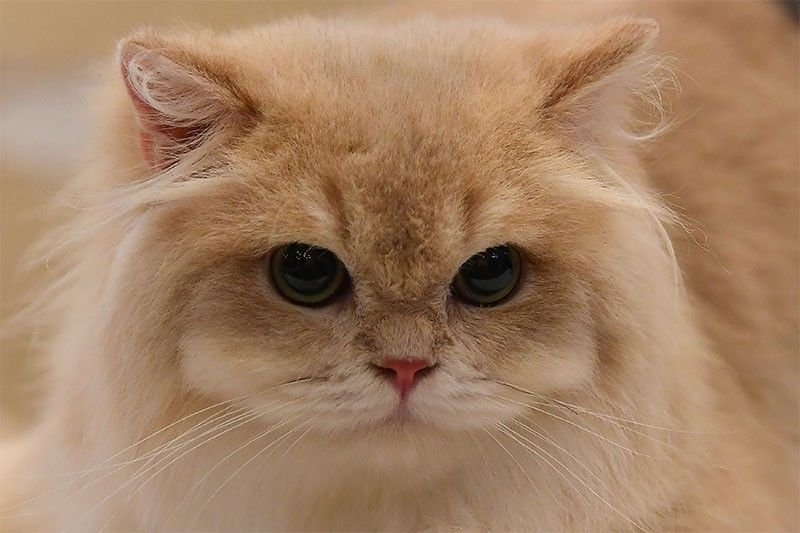
#> input picture cat.jpg, 800 x 533 px
$ python transformation.py
#> lines starting #> are read from the running program, lines starting #| are printed output that depends on the picture
import cv2 as cv
import numpy as np
path = 'cat.jpg'
image = cv.imread(path)
#> image is the input picture: shape (533, 800, 3); mean B, G, R 101.3, 130, 164.1


def translate(image, x, y):
#> called with x = 300, y = 340
    transMat = np.float32([[1,0,x],[0,1,y]])
    dimensions = [image.shape[1], image.shape[0]]
#> dimensions = [800, 533]
    return cv.warpAffine(image, transMat, dimensions)
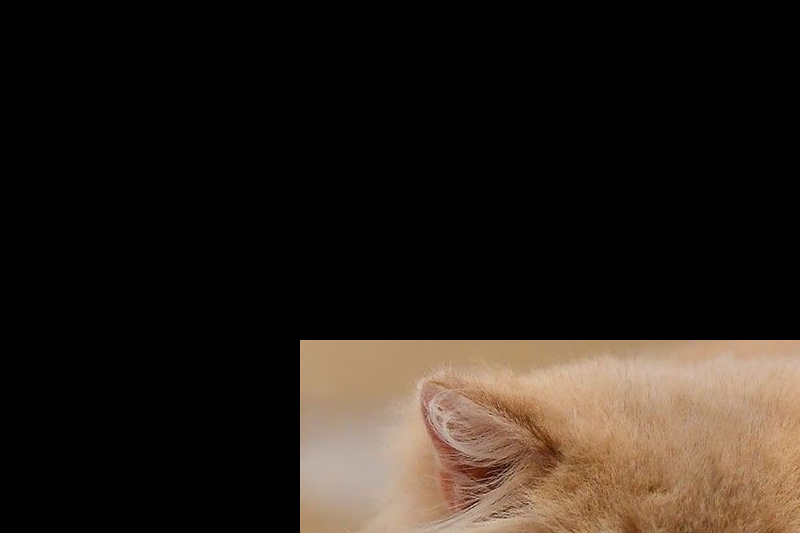
#> returned value: shape (533, 800, 3); mean of channels 0, 1, 2 25, 31.9, 40.1; drawn as B, G, R
# -x to left
# x to right
# -y to up
# y to down
translated = translate(image, 300, 340)
cv.imshow('translated', translated)
cv.waitKey(0)
